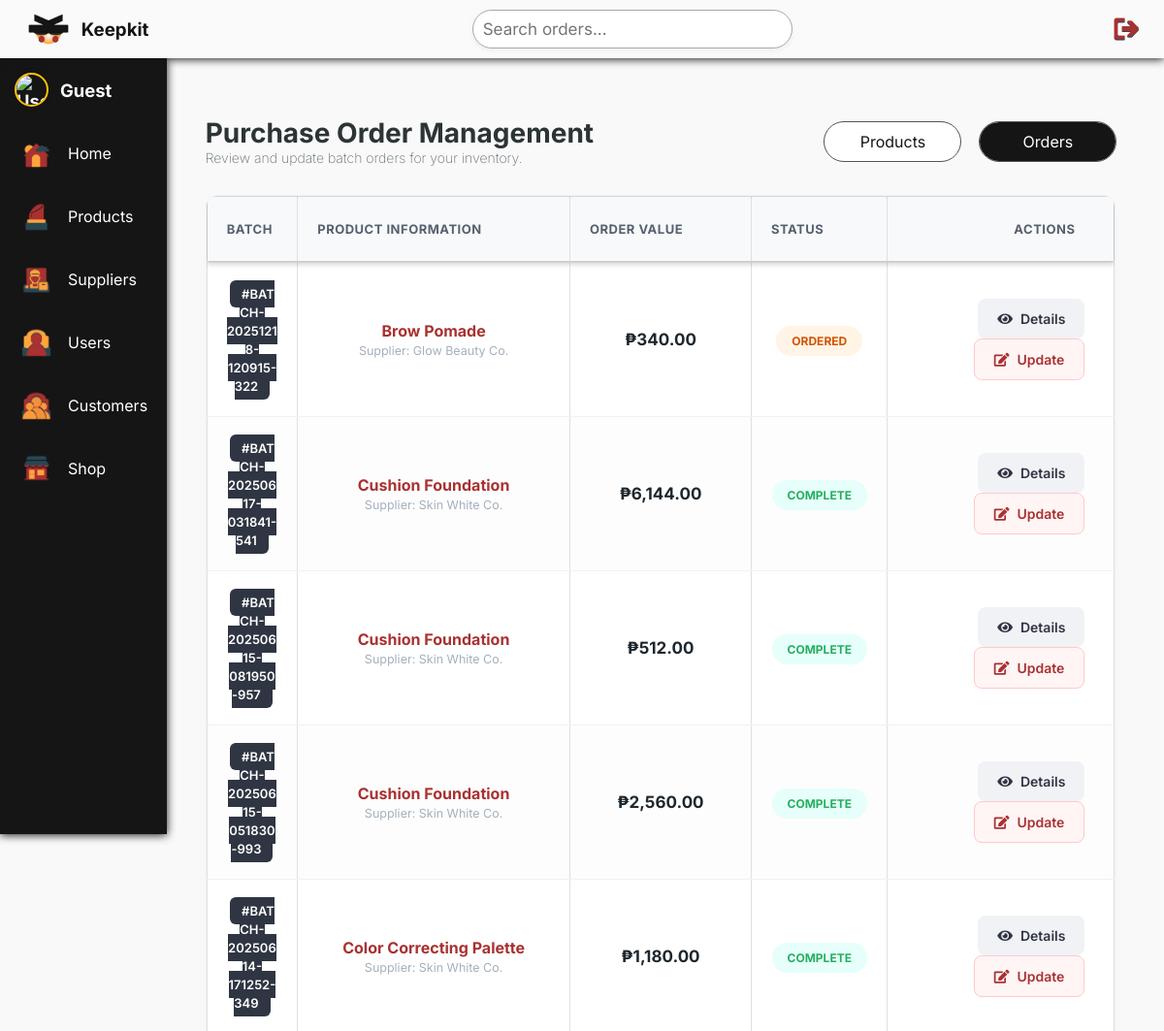
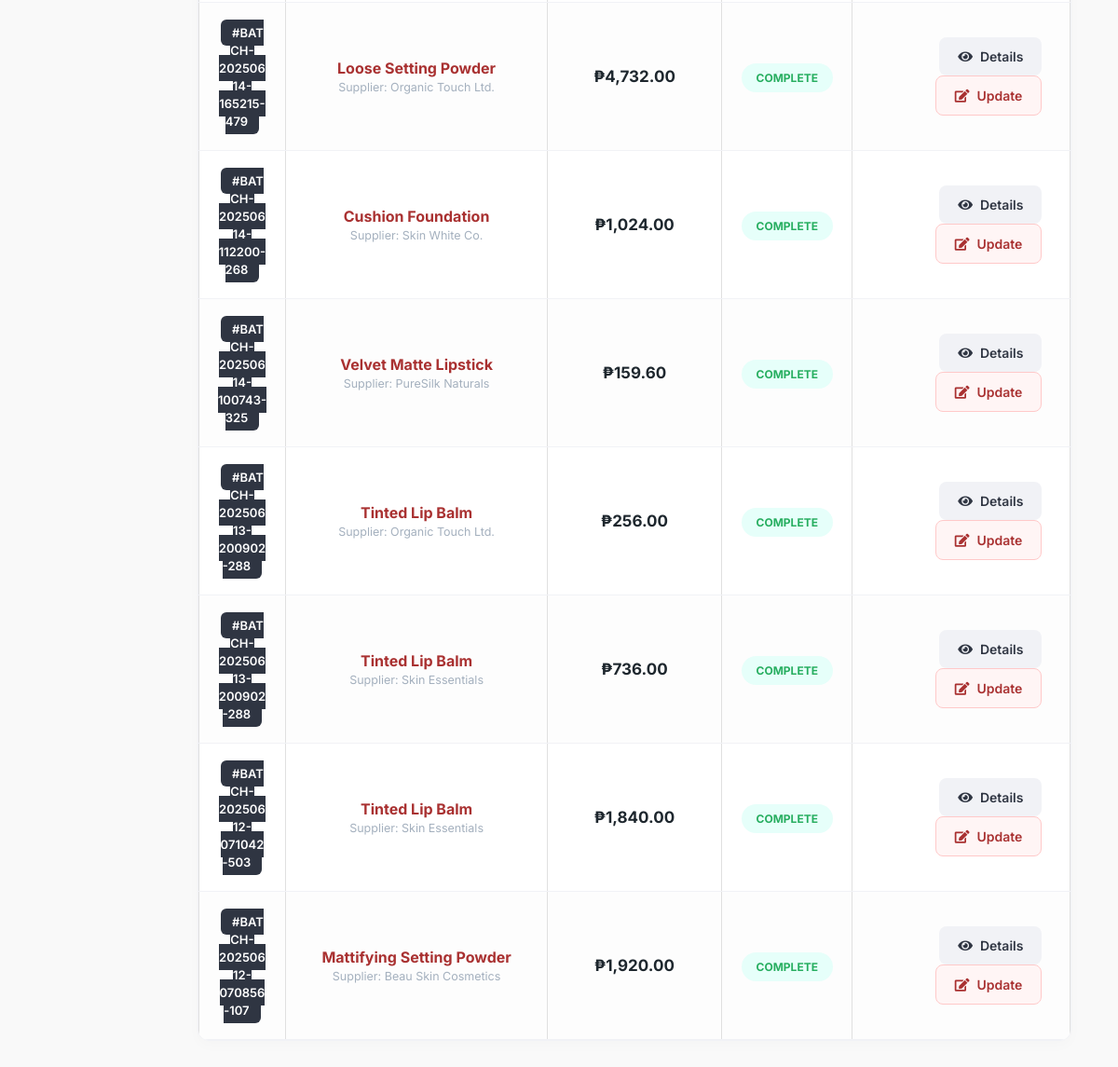
Page /view_order.php on the committed database (2 pictures, top to bottom).
### tables this page shows
CREATE TABLE `order_product` (
  `id` int(11) NOT NULL,
  `supplier` int(11) DEFAULT NULL,
  `product` int(11) DEFAULT NULL,
  `manufactured_at` date DEFAULT NULL,
  `expiration` date DEFAULT NULL,
  `quantity_ordered` int(11) DEFAULT NULL,
  `quantity_received` int(11) DEFAULT NULL,
  `remaining_quantity` int(11) DEFAULT NULL,
  `status` varchar(20) DEFAULT NULL,
  `batch` varchar(32) NOT NULL,
  `created_by` int(11) DEFAULT NULL,
  `created_at` datetime DEFAULT NULL,
  `updated_at` datetime DEFAULT NULL
);

CREATE TABLE `products` (
  `id` int(11) NOT NULL,
  `product_id` int(11) NOT NULL,
  `product_name` varchar(225) NOT NULL,
  `brand_name` varchar(225) NOT NULL,
  `stock` int(11) NOT NULL,
  `category` text NOT NULL,
  `product_type` varchar(225) NOT NULL,
  `weight` float NOT NULL,
  `description` text NOT NULL,
  `img` varchar(100) DEFAULT NULL,
  `ingredients` text NOT NULL,
  `created_by` int(11) NOT NULL,
  `created_at` datetime DEFAULT NULL,
  `updated_at` datetime NOT NULL,
  `manufactured_at` date DEFAULT NULL,
  `expiration` date NOT NULL,
  `price` int(11) NOT NULL,
  `average_rating` decimal(2,1) NOT NULL DEFAULT 0.0,
  `total_reviews` int(11) NOT NULL DEFAULT 0,
  `cost` float DEFAULT NULL,
  `units_sold` int(11) NOT NULL DEFAULT 0,
  `choose` varchar(255) NOT NULL
);

CREATE TABLE `suppliers` (
  `supplier_id` int(11) NOT NULL,
  `supplier_name` varchar(255) NOT NULL,
  `email` varchar(255) NOT NULL,
  `phone` bigint(20) NOT NULL,
  `supplier_address` varchar(225) NOT NULL,
  `created_by` int(11) NOT NULL,
  `created_at` date NOT NULL,
  `updated_at` date NOT NULL
);

### view_order.php (the view, shortened to what this page needs)
<?php
include('database/connect.php');
?>
<!DOCTYPE html>
<html lang="en">
<head>
    <link rel="stylesheet" href="home.css">
    <link rel="stylesheet" href="tables.css">
    <link rel="stylesheet" href="https://cdnjs.cloudflare.com/ajax/libs/font-awesome/5.15.4/css/all.min.css">
</head>
<body>
    <header>
        <a href="index.php" id="navbar__logo">
            <img src="images/KeepkitSubmark.png" alt="KeepkitSubmark" height="50px">
            <h3>&nbsp;&nbsp;Keepkit</h3>
        </a>
        <div class="search-container">
            <input type="search" id="searchInput" placeholder="Search orders..." />
        </div>
        <div class="right-element">
            <a href="database/logout.php"><img src="images/iconLogout.png"></a>
        </div>
    </header>
    <div class="page" id="page">
        <?php include('sidebar.php'); ?>
        <main class="main">
            <div class="full-content-wrapper">
                <div style="display: flex; justify-content: space-between; align-items: center; margin-bottom: 30px;">
                    <div>
                        <h1 style="font-size: 28px; font-weight: 700; color: #2d3436;">Purchase Order Management</h1>
                        <p style="color: #636e72;">Review and update batch orders for your inventory.</p>
                    </div>
                    <div class="tablesMenu" style="display:flex; list-style:none; gap:10px;">
                        <li class="tablesItem"><a href="view_products.php" class="tablesLinks">Products</a></li>
                        <li class="tablesItem"><a href="view_order.php" class="tablesLinks" style="background: #151515; color: white;">Orders</a></li>
                    </div>
                </div>
                <div class="table-container-full">
                    <table class="custom-table">
                        <colgroup>
                            <col style="width: 10%;">
                            <col style="width: 30%;">
                            <col style="width: 20%;">
                            <col style="width: 15%;">
                            <col style="width: 25%;">
                        </colgroup>
                        <thead>
                            <tr>
                                <th>Batch</th>
                                <th>Product Information</th>
                                <th>Order Value</th>
                                <th>Status</th>
                                <th style="text-align: right; padding-right: 40px;">Actions</th>
                            </tr>
                        </thead>
                        <tbody>
                            <?php
                            try {
                                $stmt = $conn->prepare("
                                    SELECT p.product_name, p.cost, op.*,
                                           u.first_name, u.last_name, s.supplier_name
                                    FROM order_product op
                                    JOIN suppliers s ON op.supplier = s.supplier_id
                                    JOIN products p ON op.product = p.id
                                    JOIN users u ON op.created_by = u.id
                                    ORDER BY op.created_at DESC
                                ");
                                $stmt->execute();
                                $orders = $stmt->fetchAll(PDO::FETCH_ASSOC);
                                foreach($orders as $order):
                                    $total = $order['quantity_ordered'] * $order['cost'];
                            ?>
                                <tr>
                                    <td><span class="batch-id">#<?= $order['batch'] ?></span></td>
                                    <td>
                                        <div class="product-name-cell"><?= htmlspecialchars($order['product_name']) ?></div>
                                        <small style="color:#a4b0be">Supplier: <?= htmlspecialchars($order['supplier_name']) ?></small>
                                    </td>
                                    <td><strong style="font-size:17px">₱<?= number_format($total, 2) ?></strong></td>
                                    <td>
                                        <span class="status-pill status-<?= $order['status'] ?>">
                                            <?= $order['status'] ?>
                                        </span>
                                    </td>
                                    <td style="text-align: right; padding-right: 30px;">
                                        <button class="btn-action btn-view viewDetailsBtn"><i class="fas fa-eye"></i> Details</button>
                                        <button class="btn-action btn-update updateOrderBtn"><i class="fas fa-edit"></i> Update</button>
                                    </td>
                                </tr>
                            <?php endforeach;
                            } catch (PDOException $e) { echo "Error: " . $e->getMessage(); } ?>
                        </tbody>
                    </table>
                </div>
            </div>
        </main>
    </div>
</body>
</html>

### home.css (style rules this page uses)
* { margin: 0; padding: 0; box-sizing: border-box; font-family: 'Inter', sans-serif; }
html { margin: 0; padding: 0; height: 100%; background-color: #f3f3f3; display: flex; flex-direction: column; }
#navbar__logo { color: #151515; font-weight: 800; display: flex; align-items: center; justify-content: center; text-decoration: none; padding: 25px; }
.right-element a { display: flex; list-style: none; height: 40px; padding-right: 20px; padding-left: 15px; }
header { background: #fafafa; margin: 0; height: 60px; display: flex; justify-content:space-between; align-items: center; position: sticky; z-index: 999; top: 0; filter: drop-shadow(0px 1px 5px #151515); }
.page { flex: 1; background-color: #f9f9f9; display: flex; }
.main { flex: 1; padding: 40px 40px 40px 30px; display: flex; flex-direction: column; align-items: center; justify-content: flex-start; overflow-y: auto; }
.search-container { position: relative; display: block; margin: auto 0; align-items: center; justify-content: center; width: auto; }
#searchInput { height: 40px; width: 330px; margin: auto 0; border-radius: 50px; font-size: 17px; padding-left: 10px; border: 0.5px solid #aaa; transition: all 0.3s ease; box-shadow: 0 2px 6px rgba(0,0,0,0.05); }

### tables.css (style rules this page uses)
* { box-sizing: border-box; margin: 0; padding: 0; }
.tablesMenu { display: flex; list-style: none; justify-content: center; gap: 0; flex-wrap: wrap; padding: 0; margin: 0; }
.tablesItem { display: flex; align-items: center; width: 150px; }
.tablesLinks { color: #151515; background-color: white; display: flex; margin-left: 10px; justify-content: center; align-items: center; text-decoration: none; padding: 10px 10px; width: 100%; border: 10px; outline: 1px solid #555; border-radius: 100px; }
table { width: 100%; border-collapse: collapse; font-family: Arial, sans-serif; box-shadow: 0 2px 8px rgba(0, 0, 0, 0.05); }
table, th, td { border: 1px solid #e0e0e0; }
thead { position: sticky; top: 0; background: #f4f4f4; z-index: 2; box-shadow: 0 2px 6px rgba(0, 0, 0, 0.2); }
th { background-color: #f8f9fa; color: #333; font-size: 14px; font-weight: 600; text-transform: uppercase; text-align: center; padding: 10px; }
td { font-size: 13px; color: #555; text-align: center; padding: 8px; }
tr:nth-child(even) { background-color: #fdfdfd; }
.main p { font-size: 14px; font-weight: 200; }

### view_order.php (style rules this page uses)
:root { --primary-red: #a93131; --text-dark: #1e272e; --border-light: #f1f2f6; --bg-gray: #f8f9fa; }
body { font-family: 'Inter', sans-serif; background-color: #fff; }
.full-content-wrapper { width: 98%; margin: 0 auto; padding: 20px 0; }
.table-container-full { background: #ffffff; border: 1px solid var(--border-light); border-radius: 12px; box-shadow: 0 5px 15px rgba(0,0,0,0.02); overflow: hidden; width: 100%; }
.custom-table { width: 100%; border-collapse: collapse; table-layout: fixed; }
.custom-table thead th { background: var(--bg-gray); color: #57606f; font-weight: 700; text-transform: uppercase; font-size: 13px; letter-spacing: 0.5px; padding: 25px 20px; border-bottom: 2px solid var(--border-light); text-align: left; }
.custom-table tbody tr { transition: background 0.2s ease; }
.custom-table td { padding: 22px 20px; border-bottom: 1px solid var(--border-light); color: var(--text-dark); font-size: 15px; vertical-align: middle; word-wrap: break-word; }
.batch-id { background: #2f3542; color: #fff; padding: 6px 12px; border-radius: 6px; font-size: 13px; font-weight: 600; }
.product-name-cell { font-weight: 700; font-size: 16px; color: var(--primary-red); }
.btn-action { padding: 12px 20px; border-radius: 8px; border: none; cursor: pointer; font-weight: 600; font-size: 14px; transition: all 0.3s ease; display: inline-flex; align-items: center; gap: 8px; }
.btn-view { background: #f1f2f6; color: #2f3542; }
.btn-update { background: #fff5f5; color: var(--primary-red); border: 1px solid #ffc9c9; }
.status-pill { padding: 8px 16px; border-radius: 50px; font-size: 12px; font-weight: 700; text-transform: uppercase; }
.status-ORDERED { background: #fff4e5; color: #d35400; }
.status-Complete { background: #e6fffa; color: #27ae60; }

### rows in the picture
order_product: batch "BATCH-20251218-120915-322", product.product_name "Brow Pomade", supplier.supplier_name "Glow Beauty Co.", quantity_ordered.cost "340.00", status "ORDERED"
order_product: batch "BATCH-20250617-031841-541", product.product_name "Cushion Foundation", supplier.supplier_name "Skin White Co.", quantity_ordered.cost "6,144.00", status "COMPLETE"
order_product: batch "BATCH-20250615-081950-957", product.product_name "Cushion Foundation", supplier.supplier_name "Skin White Co.", quantity_ordered.cost "512.00", status "COMPLETE"
order_product: batch "BATCH-20250615-051830-993", product.product_name "Cushion Foundation", supplier.supplier_name "Skin White Co.", quantity_ordered.cost "2,560.00", status "COMPLETE"
order_product: batch "BATCH-20250614-171252-349", product.product_name "Color Correcting Palette", supplier.supplier_name "Skin White Co.", quantity_ordered.cost "1,180.00", status "COMPLETE"
order_product: batch "BATCH-20250614-165215-479", product.product_name "Loose Setting Powder", supplier.supplier_name "Organic Touch Ltd.", quantity_ordered.cost "4,732.00", status "COMPLETE"
order_product: batch "BATCH-20250614-112200-268", product.product_name "Cushion Foundation", supplier.supplier_name "Skin White Co.", quantity_ordered.cost "1,024.00", status "COMPLETE"
order_product: batch "BATCH-20250614-100743-325", product.product_name "Velvet Matte Lipstick", supplier.supplier_name "PureSilk Naturals", quantity_ordered.cost "159.60", status "COMPLETE"
order_product: batch "BATCH-20250613-200902-288", product.product_name "Tinted Lip Balm", supplier.supplier_name "Organic Touch Ltd.", quantity_ordered.cost "256.00", status "COMPLETE"
order_product: batch "BATCH-20250613-200902-288", product.product_name "Tinted Lip Balm", supplier.supplier_name "Skin Essentials", quantity_ordered.cost "736.00", status "COMPLETE"
order_product: batch "BATCH-20250612-071042-503", product.product_name "Tinted Lip Balm", supplier.supplier_name "Skin Essentials", quantity_ordered.cost "1,840.00", status "COMPLETE"
order_product: batch "BATCH-20250612-070856-107", product.product_name "Mattifying Setting Powder", supplier.supplier_name "Beau Skin Cosmetics", quantity_ordered.cost "1,920.00", status "COMPLETE"

### other values in the picture
$user['first_name'] "Guest"
